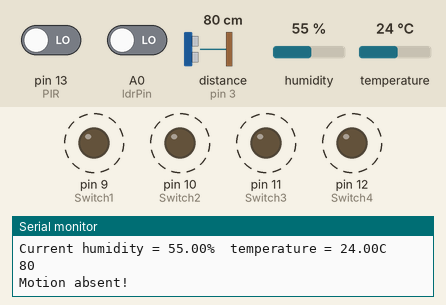
A sketch run on a simulated Arduino Uno, built with avr-gcc and run on an emulated ATmega328P. Shown: output pins drawn as LEDs (lit = HIGH), the last lines printed to the serial monitor. Wiring (inferred from the names in the program): ultrasonic range finder: trigger pin 2; echo pin 3. Dashed ring = blinking. The inputs (shaded band) are chosen by the test bench; at power-on: distance to the obstacle (sensor on pin 3) 80 cm, temperature 24 °C, humidity 55 %, pin 13 (PIR) LOW, A0 (ldrPin) LOW. The echo pulse lasts 58.3 µs per cm; pins used as bus, display or sensor lines are not drawn.

Above: at 2.8 s.
2.9 s: distance to the obstacle (sensor on pin 3) set to 21 cm
6.4 s: distance to the obstacle (sensor on pin 3) set to 16 cm
At 7.9 s:
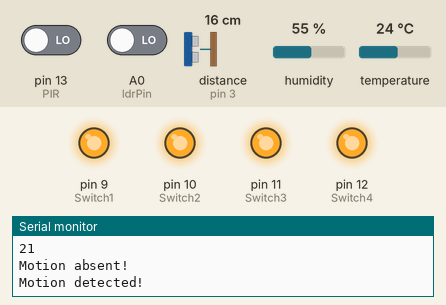
9.1 s: temperature set to 28 °C
11.8 s: temperature set to 31 °C
17.7 s: humidity set to 31 %
21.2 s: humidity set to 28 %
Timing chart, 0 to 24.2 s (numbered marks = the images above; inputs shaded):
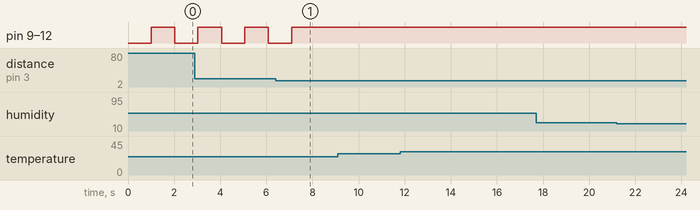

Measured:
- the behaviour switches between 19 and 18 cm on distance to the obstacle (sensor on pin 3) (found by bisection; images 0 and 1)
- after the input at 6.4 s, pin 9 (Switch1), pin 10 (Switch2), pin 11 (Switch3), pin 12 (Switch4): goes on until 7.1 s, then stays HIGH
- by itself, pin 9 (Switch1), pin 10 (Switch2), pin 11 (Switch3), pin 12 (Switch4): alternates HIGH for 1.0 s and LOW for 1.0 s

The sketch:

sketch_jun21atini.ino
```cpp
#define TRIGGERPIN 2
#define ECHOPIN    3
int Switch4 = 12;
int PIR = 13;
const int ldrPin = A0;
int Switch3 = 11;
int Switch2 = 10;
int Switch1 = 9;
#include <dht.h>
#define dht_apin A1
dht DHT;
void setup(){
pinMode(TRIGGERPIN, OUTPUT);
pinMode(ECHOPIN, INPUT);
pinMode(PIR, INPUT);
pinMode(ldrPin, INPUT);
pinMode(Switch1, OUTPUT);
digitalWrite(Switch1, LOW);
pinMode(Switch2, OUTPUT);
digitalWrite(Switch2, LOW);
pinMode(Switch3, OUTPUT);
digitalWrite(Switch3, LOW);
pinMode(Switch4, OUTPUT);
digitalWrite(Switch4, LOW);
Serial.begin(9600);
}
void loop()
{
long duration, distance;
digitalWrite(TRIGGERPIN, LOW);
delayMicroseconds(3);
digitalWrite(TRIGGERPIN, HIGH);
delayMicroseconds(12);
digitalWrite(TRIGGERPIN, LOW);
duration = pulseIn(ECHOPIN, HIGH);
distance = (duration/2) / 29.1;
Serial.println(distance);
long state = digitalRead(PIR);
if((state == HIGH)||(distance<19)) {
digitalWrite (Switch1, HIGH);
digitalWrite (Switch2, HIGH);
digitalWrite (Switch3, HIGH);
digitalWrite (Switch4, HIGH);
Serial.println("Motion detected!");
delay(1000);
    }
else {
digitalWrite (Switch1, LOW);
digitalWrite (Switch2, LOW);
digitalWrite (Switch3, LOW);
digitalWrite (Switch4, LOW);
Serial.println("Motion absent!");
delay(1000);
      }

int state1 = digitalRead(ldrPin);
if(state1 <100) {
digitalWrite (Switch1, HIGH);
digitalWrite (Switch2, HIGH);
digitalWrite (Switch3, HIGH);
digitalWrite (Switch4, HIGH);
Serial.println("Motion detected!");
delay(1000);
    }
else {
digitalWrite (Switch1, LOW);
digitalWrite (Switch2, LOW);
digitalWrite (Switch3, LOW);
digitalWrite (Switch4, LOW);
Serial.println("Motion absent!");
delay(1000);
      }

DHT.read11(dht_apin);
Serial.print("Current humidity = ");
Serial.print(DHT.humidity);
Serial.print("%  ");
Serial.print("temperature = ");
Serial.print(DHT.temperature);
Serial.println("C  ");
if((DHT.humidity<30)||(DHT.temperature<30))
    {
digitalWrite (Switch1, HIGH);
digitalWrite (Switch2, HIGH);
digitalWrite (Switch3, HIGH);
digitalWrite (Switch4, HIGH);
    }
else{
digitalWrite (Switch1, LOW);
digitalWrite (Switch2, LOW);
digitalWrite (Switch3, LOW);
digitalWrite (Switch4, LOW);
    }
}
```
